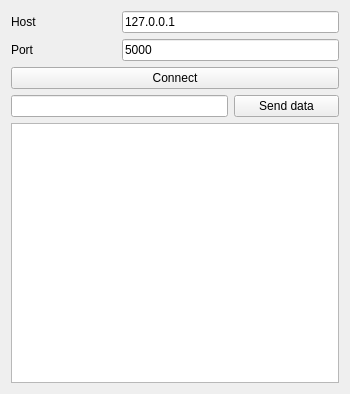
              <widget class="QWidget" name="page">
               <property name="geometry">
                <rect>
                 <x>0</x>
                 <y>0</y>
                 <width>350</width>
                 <height>394</height>
                </rect>
               </property>
               <attribute name="label">
                <string>Server</string>
               </attribute>
               <layout class="QGridLayout" name="gridLayout_13">
                <item row="0" column="0">
                 <widget class="QLabel" name="label_13">
                  <property name="sizePolicy">
                   <sizepolicy hsizetype="Expanding" vsizetype="Fixed">
                    <horstretch>1</horstretch>
                    <verstretch>1</verstretch>
                   </sizepolicy>
                  </property>
                  <property name="text">
                   <string>Host</string>
                  </property>
                 </widget>
                </item>
                <item row="0" column="1" colspan="2">
                 <widget class="QLineEdit" name="line_edit_ip_server">
                  <property name="sizePolicy">
                   <sizepolicy hsizetype="Expanding" vsizetype="Fixed">
                    <horstretch>1</horstretch>
                    <verstretch>1</verstretch>
                   </sizepolicy>
                  </property>
                  <property name="text">
                   <string>127.0.0.1</string>
                  </property>
                 </widget>
                </item>
                <item row="1" column="0">
                 <widget class="QLabel" name="label_14">
                  <property name="sizePolicy">
                   <sizepolicy hsizetype="Expanding" vsizetype="Fixed">
                    <horstretch>1</horstretch>
                    <verstretch>1</verstretch>
                   </sizepolicy>
                  </property>
                  <property name="text">
                   <string>Port</string>
                  </property>
                 </widget>
                </item>
                <item row="1" column="1" colspan="2">
                 <widget class="QLineEdit" name="line_edit_port_server">
                  <property name="sizePolicy">
                   <sizepolicy hsizetype="Expanding" vsizetype="Fixed">
                    <horstretch>1</horstretch>
                    <verstretch>1</verstretch>
                   </sizepolicy>
                  </property>
                  <property name="text">
                   <string>5000</string>
                  </property>
                 </widget>
                </item>
                <item row="2" column="0" colspan="3">
                 <widget class="QPushButton" name="but_connect_server">
                  <property name="sizePolicy">
                   <sizepolicy hsizetype="Expanding" vsizetype="Fixed">
                    <horstretch>3</horstretch>
                    <verstretch>3</verstretch>
                   </sizepolicy>
                  </property>
                  <property name="text">
                   <string>Connect</string>
                  </property>
                 </widget>
                </item>
                <item row="3" column="0" colspan="2">
                 <widget class="QLineEdit" name="line_text_edit_send_data_server"/>
                </item>
                <item row="3" column="2">
                 <widget class="QPushButton" name="but_send_data_tcp">
                  <property name="sizePolicy">
                   <sizepolicy hsizetype="Minimum" vsizetype="Fixed">
                    <horstretch>0</horstretch>
                    <verstretch>0</verstretch>
                   </sizepolicy>
                  </property>
                  <property name="text">
                   <string>Send data</string>
                  </property>
                 </widget>
                </item>
                <item row="4" column="0" colspan="3">
                 <widget class="QListWidget" name="list_widget_message_tcp"/>
                </item>
               </layout>
              </widget>
